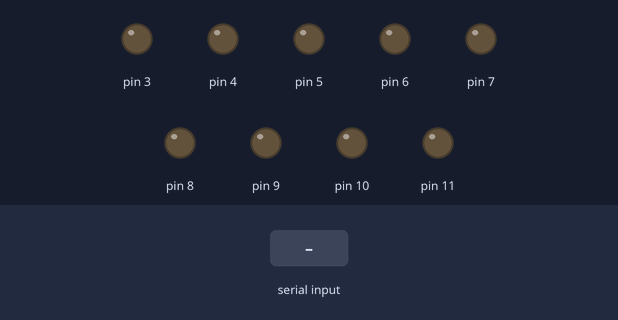
Simulated run of this sketch. Board: Arduino Uno, built with avr-gcc and run on an emulated ATmega328P. Parts: output pins drawn as LEDs (lit = HIGH). The inputs (shaded band) are chosen by the test bench.

Above: at 1.2 s.
1.3 s: "F" received over Serial
At 2.2 s:
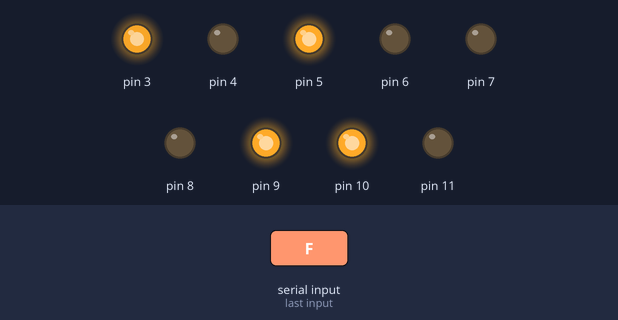
2.8 s: byte 83 ('S') received over Serial
At 3.3 s:
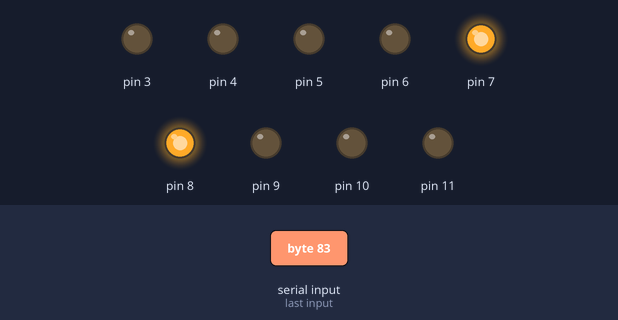
5.3 s: "B" received over Serial
At 6.4 s:
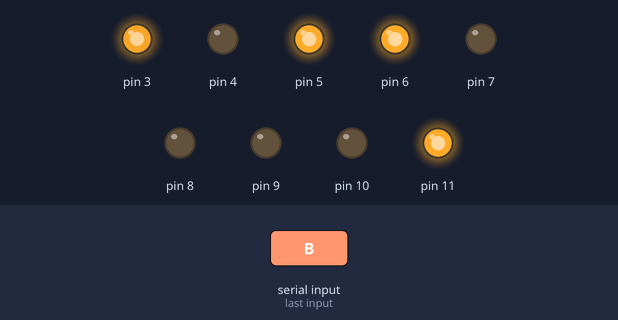
6.8 s: "L" received over Serial
At 7.6 s:
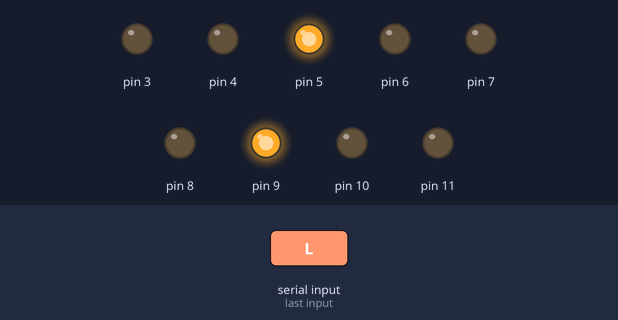
8.3 s: "R" received over Serial
At 8.7 s:
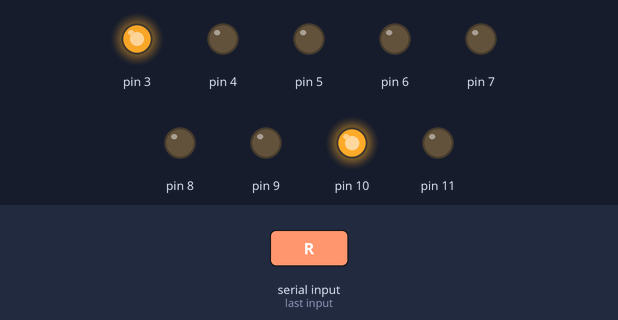
9.8 s: "W" received over Serial
At 11.1 s:
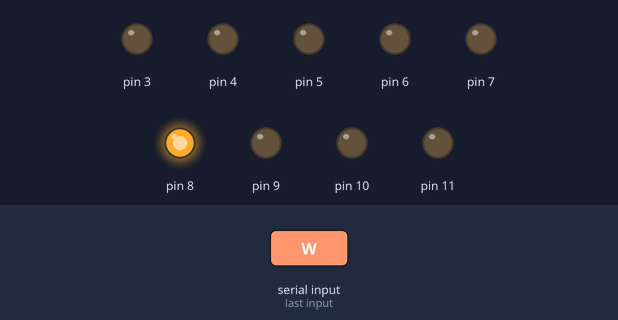
Timing chart, 0 to 12.3 s (numbered marks = the images above; inputs shaded):
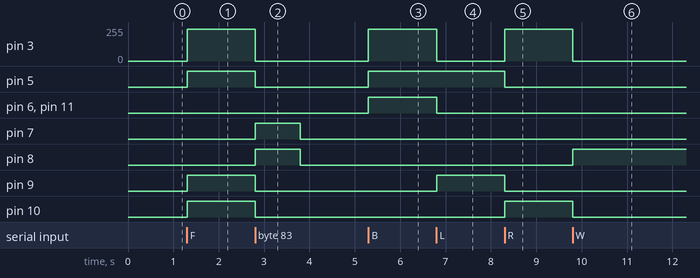

Measured:
- after the input at 1.3 s, pin 3: 0/255 → 240/255 at once; pin 5, pin 9, pin 10: LOW → HIGH at once
- after the input at 2.8 s, pin 3: 240/255 → 0/255 at once; pin 5, pin 9, pin 10: HIGH → LOW at once; pin 7, pin 8: LOW → HIGH at once, → LOW 1.0 s later
- after the input at 5.3 s, pin 3: 0/255 → 240/255 at once; pin 5, pin 6, pin 11: LOW → HIGH at once
- after the input at 6.8 s, pin 3: 240/255 → 0/255 at once; pin 6, pin 11: HIGH → LOW at once; pin 9: LOW → HIGH at once
- after the input at 8.3 s, pin 3: 0/255 → 240/255 at once; pin 5, pin 9: HIGH → LOW at once; pin 10: LOW → HIGH at once
- after the input at 9.8 s, pin 3: 240/255 → 0/255 at once; pin 8: LOW → HIGH at once; pin 10: HIGH → LOW at once

The sketch:

rccarmdc3.ino
```cpp
//mdc2
//speed of motors betwen 0 and 255, if you like you can change it
// front lights: connect anode of LED(long leg) to pin 8 and cathode(short) to ground (GND) and also connect a resistor in between
// back lights: connect anode of LED(long leg) to pin 7 and cathode(short) to ground (GND)and also connect a resistor in between
// horn: connect red wire of buzzer to pin 4 and black to ground (GND) and also connect a resistor in between
int pwm_speedA = 255;
int pwm_speedB = 240;
char command;

void setup()
{
Serial.begin(9600);
//pins for motor controller
pinMode(11, OUTPUT);
pinMode(10, OUTPUT);
pinMode(9, OUTPUT);
pinMode(8, OUTPUT);
pinMode(7, OUTPUT);
pinMode(6, OUTPUT);
pinMode(5, OUTPUT);
pinMode(4, OUTPUT);
pinMode(3, OUTPUT);

}

void loop() {

if(Serial.available() > 0)
{
  command = Serial.read();
  motors_stop();
  switch(command)
  {
      case 'F':
      forward();
      break;
      case 'B':
      backward();
      break;
      case 'L':
      left();
      break;
      case 'R':
      right();
      break;
      case 'W':
      digitalWrite(8, HIGH);
      break;
      case 'w':
      digitalWrite(8, LOW);
      break;
      case 'U':
      digitalWrite(7, HIGH);
      break;
      case 'u':
      digitalWrite(7, LOW);
      break;
      case 'V':
      tone(4, 1000);
      delay(1000);
      noTone(4);
      break;
      case 'v':
      noTone(4);
      break;
      case 'S':
      digitalWrite(8, HIGH);
      digitalWrite(7, HIGH);
      delay(1000);
      digitalWrite(8, LOW);
      digitalWrite(7, LOW);
      break;

  }
}

}

// function for driving straight
void forward(){
digitalWrite(10, HIGH);
digitalWrite(11, LOW);

digitalWrite(9, HIGH);
digitalWrite(6, LOW);

analogWrite(5, pwm_speedA);
analogWrite(3, pwm_speedB);
}

//function for reversing
void backward(){

digitalWrite(10, LOW);
digitalWrite(11, HIGH);

digitalWrite(9, LOW);
digitalWrite(6, HIGH);

analogWrite(5, pwm_speedA);
analogWrite(3, pwm_speedB);
}

//function for turning left
void left(){
digitalWrite(11, LOW);
digitalWrite(10, LOW);

digitalWrite(9, HIGH);
digitalWrite(6, LOW);

analogWrite(3, 0);
analogWrite(5, pwm_speedA);
}

//function for turning right
void right(){
digitalWrite(10, HIGH);
digitalWrite(11, LOW);


digitalWrite(9, LOW);
digitalWrite(6, LOW);

analogWrite(3, pwm_speedB);
analogWrite(5, 0);

}

//function for stopping motors
void motors_stop(){

digitalWrite(11, LOW);
digitalWrite(10, LOW);

digitalWrite(9,LOW);
digitalWrite(6, LOW);

analogWrite(5, 0);
analogWrite(3, 0);
}
```
